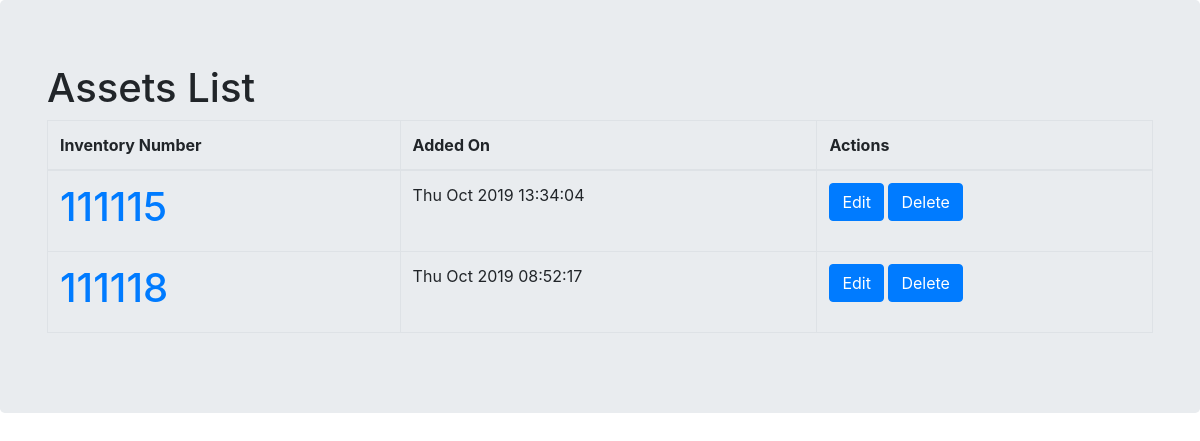
Before: /assets/ with the older database file.
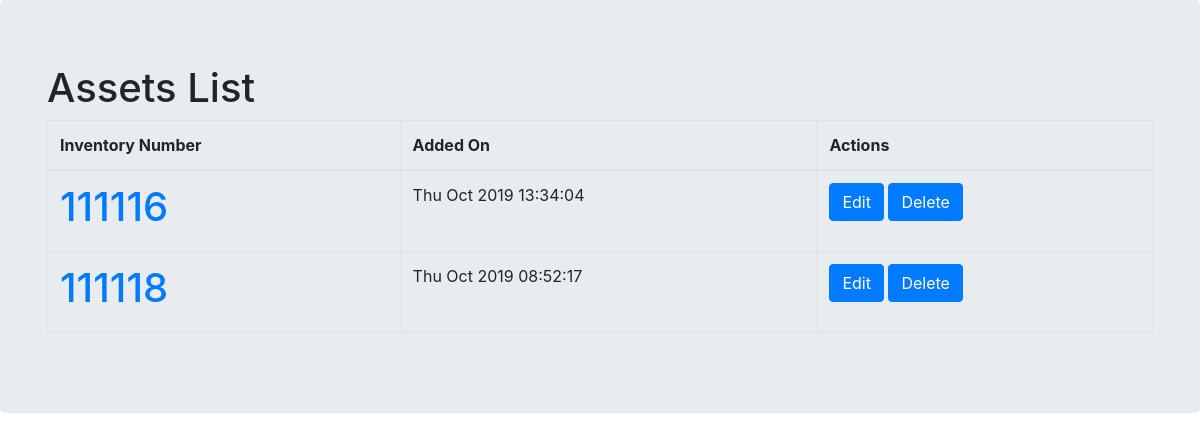
After: the same page with the newer database file.
### assets_app/models.py (models this page shows, shortened)
class Asset(models.Model):
    inventory_number = models.CharField(max_length=50, unique=True)
    model_name = models.CharField(max_length=50, unique=False, blank=False)
    category = TreeForeignKey('Category', on_delete=models.SET('UNCATEGORISED'), blank=False)
    location = TreeForeignKey('Location', on_delete=models.SET('NOT SET'), blank=False, null=True)
    serial_number = models.CharField(max_length=50, blank=False, null=True)
    vendor = models.ForeignKey(Vendor, on_delete=models.SET('NOT SET'), blank=False, null=True)
    state = models.ForeignKey(State, on_delete=models.SET('NOT SET'), blank=False, null=True)
    aquisition_date = models.DateField(null=True)
    warranty_expiry_date = models.DateField(blank=True, null=True)
    added_on = models.DateTimeField(editable=False, default=timezone.now)
    modified_on = models.DateTimeField(editable=False, default=timezone.now)
    legal_entity = models.CharField(max_length=100, blank=True)
    invoice_number = models.CharField(max_length=50, blank=True)
    host_name = models.CharField(max_length=100, blank=True)
    comments = models.TextField(blank=True)
    class Meta:
        verbose_name = 'Asset'
        verbose_name_plural = 'Assets'

### assets_app/views.py (the view)
# urls.py: path('assets/', views.AssetsListView.as_view(), name='assets_list'),
class AssetsListView(ListView):
    model = Asset
    paginate_by = 3
    def get_queryset(self):
        return Asset.objects.all().order_by('-added_on')

### templates/assets_app/asset_list.html (shortened to what this page needs)
<!DOCTYPE html>
<html>
    <head>
<link rel="stylesheet" href="https://stackpath.bootstrapcdn.com/bootstrap/4.3.1/css/bootstrap.min.css">
    </head>
    <body>
        <div class='jumbotron'>
            <div class ='container'>
                <h1>Assets List</h1>
                    <div class="centerstage">
                            <table class="table table-bordered">
                                <thead>
                                    <tr>
                                        <th>Inventory Number</th>
                                        <th>Added On</th>
                                        <th>Actions</th>
                                    </tr>
                                </thead>
                                <tbody>
                                    {% for asset in asset_list %}
                                    <tr>
                                        <td><h1><a href="{% url 'asset_detail' pk=asset.pk %}">{{ asset.inventory_number }}</a></h1></td>
                                        <td>{{ asset.added_on|date:"D M Y H:i:s"}}</td>
                                        <td>
                                            <a class='btn btn-primary' href='{% url "asset_edit" pk=asset.pk %}'>
                                                <span class='glyphicon glyphicon-plus'>Edit</span>
                                            </a>
                                            <a class='btn btn-primary' href='{% url "asset_delete" pk=asset.pk %}'>
                                                <span class='glyphicon glyphicon-plus'>Delete</span>
                                            </a>
                                        </td>
                                    </tr>
                                    {% endfor %}
                                </tbody>
                                </table>
                </div>
            </div>
        </div>
    </body>
</html>

Changed rows visible on the page:
changed Asset "Thu Oct 2019 13:34:04": inventory_number "111115" → "111116"
